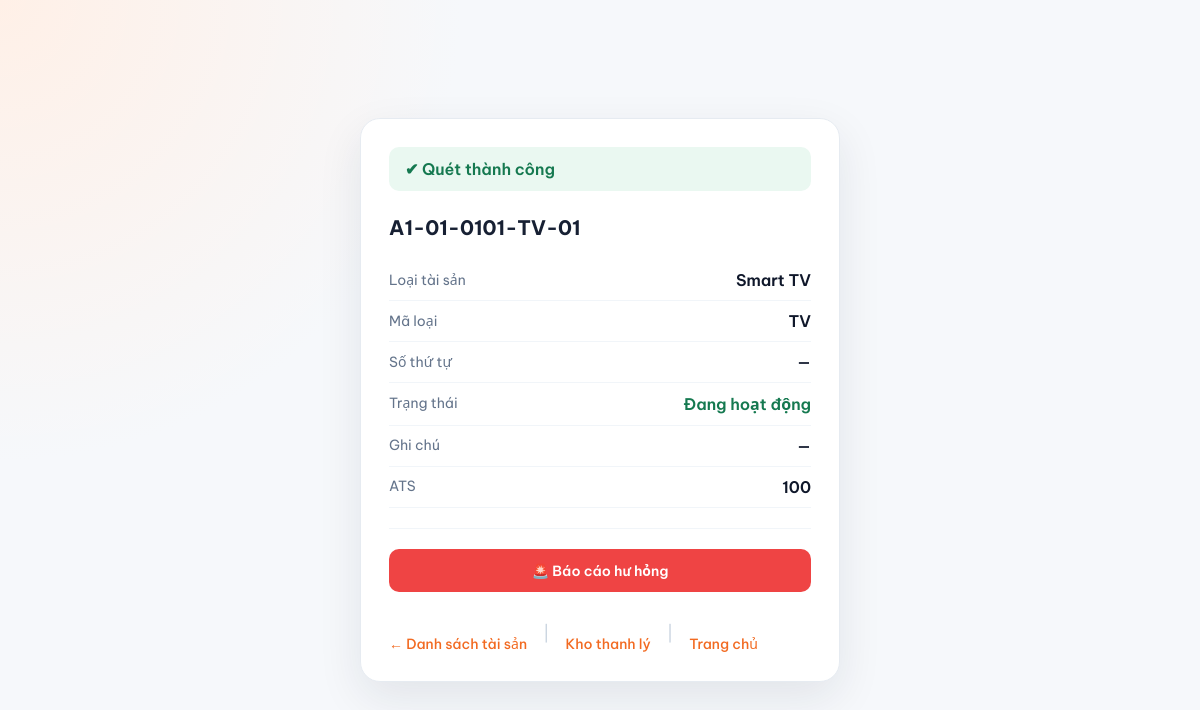
Page /asset/A1-01-0101-TV-01 (signed in) on the earlier database version.
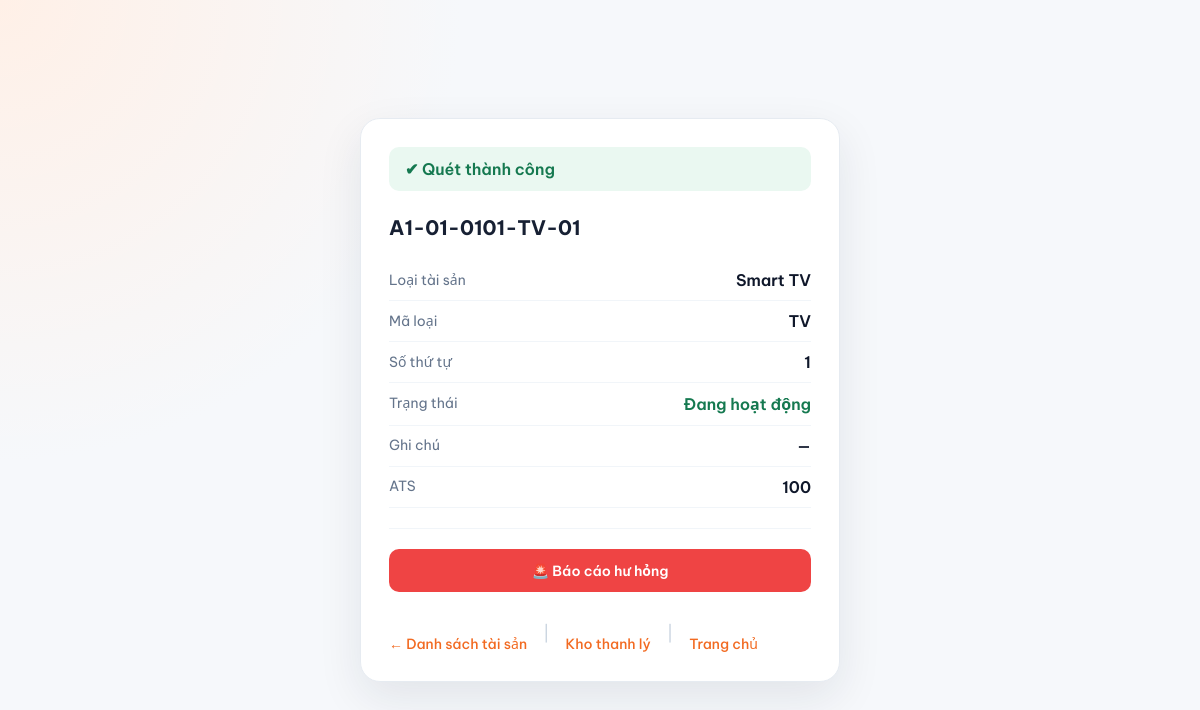
Same page on the later database version.
### tables this page shows
CREATE TABLE assets (
        ID_assets TEXT PRIMARY KEY,
        Auditorium TEXT DEFAULT '',
        Floor TEXT DEFAULT '',
        Room TEXT DEFAULT '',
        Type_asset TEXT NOT NULL,
        Id_type TEXT DEFAULT '',
        Ordinal_number TEXT DEFAULT '',
        Notes TEXT DEFAULT '',
        Description TEXT DEFAULT '',
        Year INTEGER DEFAULT 2024,
        Origin TEXT DEFAULT 'Việt Nam',
        Status TEXT DEFAULT 'Đang hoạt động',
        ATS INTEGER DEFAULT 100,
        is_deleted INTEGER DEFAULT 0,
        deleted_at TEXT,
        deleted_by TEXT,
        created_at TEXT
    );

### app.py (the view)
        def decorated(*args, **kwargs):
            if "username" not in session:
                return redirect("/login")
            if session.get("role") not in roles:
                return render_template("no_permission.html"), 403
            return func(*args, **kwargs)

### app.py (called while the page is built)
def get_db():
    conn = sqlite3.connect(DB_PATH)
    conn.row_factory = sqlite3.Row
    return conn

@app.before_request
def expire_login_session():
    if "username" not in session:
        return None
    if (session.get("role") or "").strip().lower() != "user":
        return None
    login_at = session.get("login_at")
    if not isinstance(login_at, (int, float)) or (time.time() - login_at >= 5 * 60):
        session.clear()
        if request.endpoint == "api_asset":
            return {"status": "error", "message": "Phiên đăng nhập đã hết hạn sau 5 phút."}, 401
        return redirect(url_for("login", next=request.path))
    return None

def require_role(roles):
    def wrapper(func):
        def decorated(*args, **kwargs):
            if "username" not in session:
                return redirect("/login")
            if session.get("role") not in roles:
                return render_template("no_permission.html"), 403
            return func(*args, **kwargs)
        decorated.__name__ = func.__name__
        return decorated
    return wrapper

### templates/asset.html (shortened to what this page needs)
<!DOCTYPE html>
<html lang="vi">
<head>
<link rel="stylesheet" href="{{ url_for('static', filename='app.css') }}">
</head>
<body>
{% if asset %}
{% set ats = asset.get("ATS",100)|int %}
<div class="container">
<div class="card">
{% if asset.is_deleted %}
<div class="danger-banner">
⊘ Tài sản đã thanh lý ({{ asset.Status }})
</div>
{% else %}
<div class="success-banner">
✔ Quét thành công
</div>
{% endif %}
<div class="asset-id">
{{ asset["ID_assets"] }}
</div>
<div class="info-row">
<span class="label">Loại tài sản</span>
<span class="value">{{ asset["Type_asset"] }}</span>
</div>
<div class="info-row">
<span class="label">Mã loại</span>
<span class="value">{{ asset["Id_type"] or "—" }}</span>
</div>
<div class="info-row">
<span class="label">Số thứ tự</span>
<span class="value">{{ asset["Ordinal_number"] or "—" }}</span>
</div>
<div class="info-row">
<span class="label">Trạng thái</span>
<span class="value" style="color:{% if asset.is_deleted %}#dc2626{% else %}#157950{% endif %}">
{{ asset["Status"] or "Đang hoạt động" }}
</span>
</div>
<div class="info-row">
<span class="label">Ghi chú</span>
<span class="value">{{ asset["Notes"] or "—" }}</span>
</div>
<div class="info-row">
<span class="label">ATS</span>
<span class="value">{{ ats }}</span>
</div>
<hr style="border:none;border-top:1px solid #f1f5f9;margin:20px 0;">
{% if not asset.is_deleted %}
<form action="/report/{{ asset['ID_assets'] }}" method="get">
<button type="submit"
style="width:100%;padding:12px;border:none;border-radius:10px;background:#ef4444;color:white;font-weight:600;cursor:pointer;">
🚨 Báo cáo hư hỏng
</button>
</form>
{% endif %}
<div style="display:flex;gap:16px;align-items:center;margin-top:20px;">
  <a href="/assets" class="back-link">← Danh sách tài sản</a>
  <span style="color:#cbd5e1">|</span>
  <a href="/liquidated-assets" class="back-link">Kho thanh lý</a>
  <span style="color:#cbd5e1">|</span>
  <a href="/" class="back-link">Trang chủ</a>
</div>
</div>
</div>
{% endif %}
</body>
</html>

### static/app.css (style rules this page uses)
:root { --orange:#ee6a24;--orange-light:#fff0e8;--orange-dark:#c84d0d;--ink:#172033;--muted:#718096;--line:#e6ebf1;--paper:#fff;--surface:#f5f7fa;--navy:#172033;--success:#1f9d68;--danger:#e14b4b;--shadow:0 14px 34px rgba(31,43,62,.07) }
* { box-sizing:border-box }
body { margin:0;font-family:"Be Vietnam Pro","Segoe UI",Arial,sans-serif;color:var(--ink);background:var(--surface) }
a { transition:color .2s ease,background .2s ease,transform .2s ease,box-shadow .2s ease }
.card { background:var(--paper);border:1px solid var(--line);padding:30px;border-radius:16px;box-shadow:var(--shadow);animation:rise .45s ease both }
.btn,button { border:0;display:inline-flex;align-items:center;justify-content:center;gap:8px;padding:12px 18px;border-radius:10px;text-decoration:none;font:700 14px "Be Vietnam Pro","Segoe UI",sans-serif;cursor:pointer }
.primary,button,.btn-primary { background:linear-gradient(120deg,var(--orange),#ff914d);color:#fff }
.back,.back-link { display:inline-flex;align-items:center;gap:7px;margin-top:22px;text-decoration:none;color:#55657a;font-weight:700;font-size:14px }
form { display:flex;gap:10px;flex-wrap:wrap }

### templates/asset.html (style rules this page uses)
* { box-sizing:border-box }
body { margin:0; font-family:"Be Vietnam Pro","Segoe UI",Roboto,Arial,sans-serif; background:radial-gradient(circle at 0 0,#fff0e7 0,transparent 32%),#f6f8fb; display:flex; justify-content:center; align-items:center; min-height:100vh }
.container { width:100%; max-width:520px; padding:20px }
.card { background:#fff; border-radius:20px; box-shadow:0 16px 45px rgba(23,32,51,.09); padding:28px }
.success-banner { background:#eaf8f1; color:#157950; padding:12px 16px; border-radius:10px; font-weight:600; margin-bottom:24px; display:flex; align-items:center; gap:8px }
.asset-id { font-size:20px; font-weight:700; margin-bottom:20px; word-break:break-word }
.info-row { display:flex; justify-content:space-between; padding:10px 0; border-bottom:1px solid #f1f5f9 }
.label { color:#64748b; font-size:14px }
.value { font-weight:600; color:#0f172a; text-align:right }
.back-link { display:inline-block; text-decoration:none; color:#f26a21; font-weight:500 }

Differences in the rows shown:
changed assets "A1-01-0101-TV-01": Ordinal_number "—" → "1"
